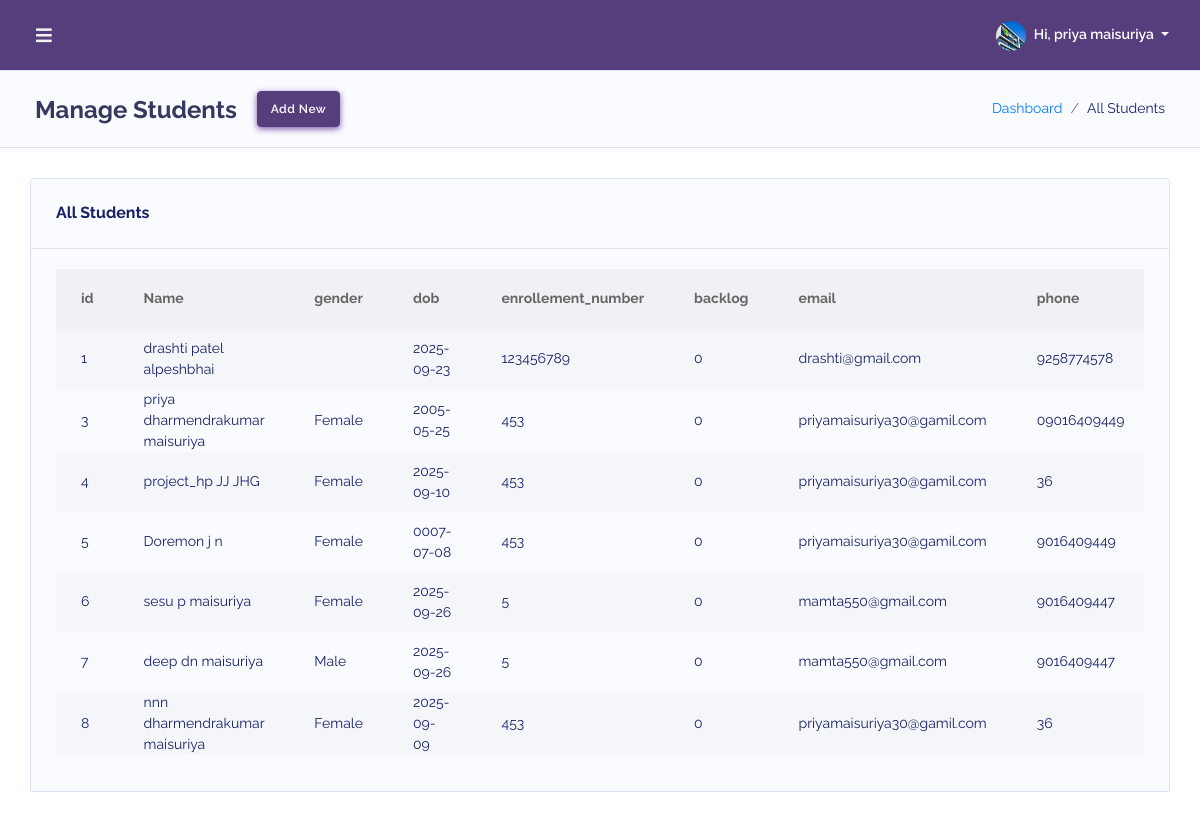
The app's page /student/index.php (signed in) with its own data.
### tables this page shows
CREATE TABLE `students` (
  `id` int(11) NOT NULL,
  `first_name` varchar(250) NOT NULL,
  `last_name` varchar(250) NOT NULL,
  `middle_name` varchar(250) NOT NULL,
  `gender` varchar(250) NOT NULL,
  `dob` date NOT NULL,
  `enrollement_number` varchar(250) NOT NULL,
  `backlog` tinyint(1) NOT NULL,
  `email` varchar(250) NOT NULL,
  `phone` varchar(250) NOT NULL,
  `alternate_phone` varchar(250) NOT NULL,
  `user_name` varchar(250) NOT NULL,
  `password` varchar(250) NOT NULL,
  `sgpa` float NOT NULL,
  `profile_imafe_url` varchar(250) NOT NULL,
  `address1` varchar(250) NOT NULL,
  `address2` varchar(250) NOT NULL,
  `state` varchar(250) NOT NULL,
  `city` varchar(250) NOT NULL,
  `zipcode` varchar(250) NOT NULL
);

### student/index.php (the view, shortened to what this page needs)
<!DOCTYPE html>
<html lang="en">
<head>
<link rel="stylesheet" href="https://cdnjs.cloudflare.com/ajax/libs/font-awesome/5.15.4/css/all.min.css">
<link rel="stylesheet" href="../assets/modules/bootstrap/css/bootstrap.min.css">
<link rel="stylesheet" href="../assets/modules/fontawesome/css/all.min.css">
<link rel="stylesheet" href="../assets/modules/datatables/datatables.min.css">
<link rel="stylesheet" href="../assets/modules/datatables/DataTables-1.10.16/css/dataTables.bootstrap4.min.css">
<link rel="stylesheet" href="../assets/modules/datatables/Select-1.2.4/css/select.bootstrap4.min.css">
<link rel="stylesheet" href="../assets/css/style.min.css">
<link rel="stylesheet" href="../assets/css/components.min.css">
</head>
<body class="layout-4">
<div id="app">
    <div class="main-wrapper main-wrapper-1">
        <div class="navbar-bg"></div>
<?php
   require_once '../db_config.php';
                $selectQuery = "SELECT * FROM `students`";
                $result =  mysqli_query($connection, $selectQuery);
?>
    <?php include '../header.php' ?>
         <div class="main-content">
            <section class="section">
                <div class="section-header">
                    <h1>Manage Students</h1>
                    <div class="section-header-button">
                        <a href="form.php" class="btn btn-primary">Add New</a>
                    </div>
                    <div class="section-header-breadcrumb">
                        <div class="breadcrumb-item active"><a href="/hp/facultys/Dashboard.php">Dashboard</a></div>
                        <div class="breadcrumb-item">All Students</div>
                    </div>
                </div>
                <div class="section-body">
                    <div class="row">
                        <div class="col-12">
                            <div class="card">
                                <div class="card-header">
                                <h4>All Students
                                </h4>
                                </div>
                                <div class="card-body">
                                    <div class="table-responsive">
                                        <table class="table table-striped v_center" id="table-1">
                                            <thead>
                                                <tr>
                                                   <th>id</th>
                                                    <th>Name</th>
                                                    <th>gender</th>
                                                    <th>dob</th>
                                                    <th>enrollement_number</th>
                                                    <th>backlog</th>
                                                    <th>email</th>
                                                    <th>phone</th>
                                            </tr>
                                            </thead>
                                            <?php
                                                 while ($row = mysqli_fetch_assoc($result)) {
                                                        ?>
                                                        <tr>
                                                            <td>
                                                                <?php echo $row["id"]; ?>
                                                            </td>
                                                            <td>
                                                                <?php echo $row["first_name"]; ?>
                                                                <?php echo $row["middle_name"]; ?>
                                                                <?php echo $row["last_name"]; ?>
                                                            </td>
                                                            <td>
                                                                <?php echo $row["gender"]; ?>
                                                            </td>
                                                            <td>
                                                                <?php echo $row["dob"]; ?>
                                                            </td>
                                                            <td>
                                                                <?php echo $row["enrollement_number"]; ?>
                                                            </td>
                                                            <td>
                                                                <?php echo $row["backlog"]; ?>
                                                            </td>
                                                            <td>
                                                                <?php echo $row["email"]; ?>
                                                            </td>
                                                            <td>
                                                                <?php echo $row["phone"]; ?>
                                                            </td>
                                                        </tr>
                                                    <?php
                                                    }
                                                    ?>
                                            </table>
                                    </div>
                                </div>
                            </div>
                        </div>
                    </div>
                </div>
            </section>
        </div>
    </div>
</div>
</body>
</html>

### header.php (shortened to what this page needs)
<nav class="navbar navbar-expand-lg main-navbar">
    <form class="form-inline mr-auto">
        <ul class="navbar-nav mr-3">
            <li><a href="#" data-toggle="sidebar" class="nav-link nav-link-lg"><i class="fas fa-bars"></i></a></li>
        </ul>
    </form>
    <ul class="navbar-nav navbar-right">
        <li class="dropdown"><a href="#" data-toggle="dropdown"
                class="nav-link dropdown-toggle nav-link-lg nav-link-user">
                <?php
                $fileName = "";
                if ($_SESSION['type'] === 'Faculty') {
                    $fileName = '/hp/facultys/uploads/' . $_SESSION["user"]["id"] . '.jpg';
                }
                ?>
                <img height="30" alt="image" src="<?php echo $fileName . '?id=' . time() ?>" class="rounded-circle mr-1">
                <div class="d-sm-none d-lg-inline-block">Hi,
                    <?php echo $_SESSION["type"] == 'Company' ? $_SESSION["user"]["company_name"] : $_SESSION["user"]["first_name"] . " " . $_SESSION["user"]["last_name"] ?>
                </div>
            </a>
        </li>
    </ul>
</nav>

### records on screen
students: id "1", first_name "drashti", middle_name "patel", last_name "alpeshbhai", dob "2025-09-23", enrollement_number "123456789", backlog "0", email "drashti@gmail.com", phone "9258774578"
students: id "3", first_name "priya", middle_name "dharmendrakumar", last_name "maisuriya", gender "Female", dob "2005-05-25", enrollement_number "453", backlog "0", email "priyamaisuriya30@gamil.com", phone "09016409449"
students: id "4", first_name "project_hp", middle_name "JJ", last_name "JHG", gender "Female", dob "2025-09-10", enrollement_number "453", backlog "0", email "priyamaisuriya30@gamil.com", phone "36"
students: id "5", first_name "Doremon", middle_name "j", last_name "n", gender "Female", dob "0007-07-08", enrollement_number "453", backlog "0", email "priyamaisuriya30@gamil.com", phone "9016409449"
students: id "6", first_name "sesu", middle_name "p", last_name "maisuriya", gender "Female", dob "2025-09-26", enrollement_number "5", backlog "0", email "mamta550@gmail.com", phone "9016409447"
students: id "7", first_name "deep", middle_name "dn", last_name "maisuriya", gender "Male", dob "2025-09-26", enrollement_number "5", backlog "0", email "mamta550@gmail.com", phone "9016409447"
students: id "8", first_name "nnn", middle_name "dharmendrakumar", last_name "maisuriya", gender "Female", dob "2025-09-09", enrollement_number "453", backlog "0", email "priyamaisuriya30@gamil.com", phone "36"

### other values on screen
$_SESSION["user"]["first_name"] "priya"
$_SESSION["user"]["last_name"] "maisuriya"
